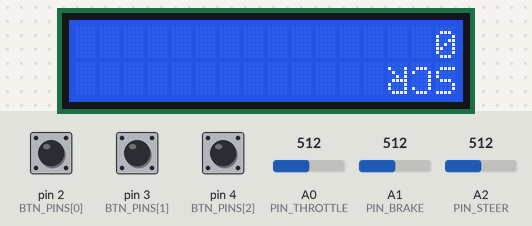
Simulated run of this sketch. Board: Arduino Uno, built with avr-gcc and run on an emulated ATmega328P. Shown: 16×2 character LCD. The test bench sets the inputs (shaded band); at power-on: pin 2 (BTN_PINS[0]) HIGH, A2 (PIN_STEER) = 512, A0 (PIN_THROTTLE) = 512, pin 3 (BTN_PINS[1]) HIGH, pin 4 (BTN_PINS[2]) HIGH, A1 (PIN_BRAKE) = 512. What the sketch prints to the serial monitor is not drawn.

Above: at 3.6 s.
3.7 s: pin 2 (BTN_PINS[0]) pulled LOW for 0.15 s
At 4.2 s:
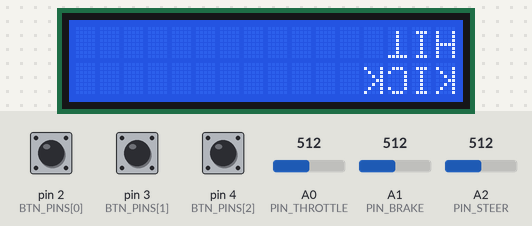
6.8 s: A2 (PIN_STEER) set to 716
At 8.5 s:
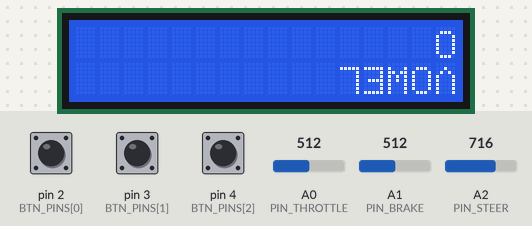
9.8 s: A0 (PIN_THROTTLE) set to 875
At 12.7 s:
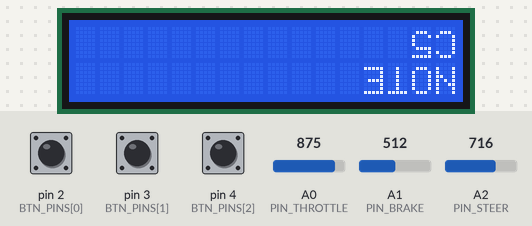
12.8 s: A0 (PIN_THROTTLE) set to 897
15.4 s: pin 3 (BTN_PINS[1]) pulled LOW for 0.15 s
At 15.9 s:
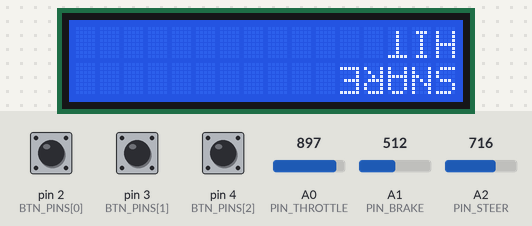
18.5 s: pin 4 (BTN_PINS[2]) pulled LOW for 0.15 s
At 19.0 s:
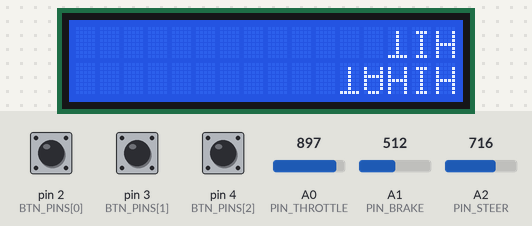
Timing chart, 0 to 21.5 s (numbered marks = the images above; inputs shaded):
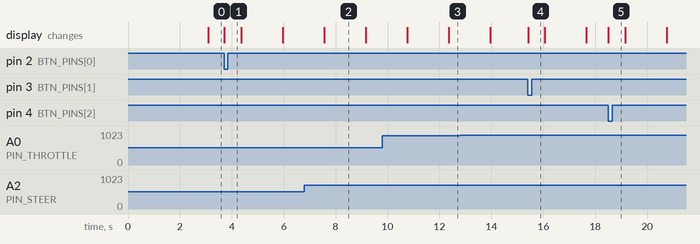

Measured:
- after the input at 3.7 s, the display: changes at once (image 1)
- after the input at 6.8 s, the display: changes after 0.76 s (image 2)
- after the input at 15.4 s, the display: changes at once (image 4)
- after the input at 18.5 s, the display: changes at once (image 5)
- what the display in image 2 shows lasts 1.6 s, from 7.6 s to 9.2 s

The sketch:

uno_controller.ino
```cpp
/*
 * RhythmRide — Arduino Uno Controller (with 180°-rotated LCD)
 * ===========================================================
 * LCD physically mounted upside-down. A runtime font engine rotates every
 * glyph 180° via math (no per-char hardcoding). Each screen is kept to
 * <=8 distinct characters so it always fits the HD44780's 8 CGRAM slots.
 *
 * PINS:
 *   A0 throttle pot wiper   A1 brake pot wiper   A2 steer pot wiper
 *   D2 button0 KICK   D3 button1 SNARE   D4 button2 HIHAT  (other leg → GND)
 *   LCD: RS→D5  EN→D6  D4→A3  D5→D8  D6→D9  D7→D13
 *        LCD 1 GND→GND, 2 VCC→5V, 3 V0→contrast pot, 5 RW→GND,
 *        15 A→5V, 16 K→GND.  Pins 7-10 unconnected.
 *
 * SENDS (115200 baud, JSON lines):
 *   {"t":"throttle","v":..} {"t":"brake","v":..} {"t":"steer","v":..}
 *   {"t":"btn","i":0-2,"s":1/0}
 * RECEIVES: {"t":"bpm","v":N} {"t":"score","v":N}
 *
 * Library: LiquidCrystal (built into Arduino IDE).
 */

#include <LiquidCrystal.h>
#include <avr/pgmspace.h>

LiquidCrystal lcd(5, 6, A3, 8, 9, 13);

// ── 5x7 font, column-major, bit0=top. ASCII 0x20..0x5A ───────────────────────
const byte FONT[] PROGMEM = {
  0x00,0x00,0x00,0x00,0x00, 0x00,0x00,0x5F,0x00,0x00, 0x00,0x07,0x00,0x07,0x00,
  0x14,0x7F,0x14,0x7F,0x14, 0x24,0x2A,0x7F,0x2A,0x12, 0x23,0x13,0x08,0x64,0x62,
  0x36,0x49,0x55,0x22,0x50, 0x00,0x05,0x03,0x00,0x00, 0x00,0x1C,0x22,0x41,0x00,
  0x00,0x41,0x22,0x1C,0x00, 0x14,0x08,0x3E,0x08,0x14, 0x08,0x08,0x3E,0x08,0x08,
  0x00,0x50,0x30,0x00,0x00, 0x08,0x08,0x08,0x08,0x08, 0x00,0x60,0x60,0x00,0x00,
  0x20,0x10,0x08,0x04,0x02, 0x3E,0x51,0x49,0x45,0x3E, 0x00,0x42,0x7F,0x40,0x00,
  0x42,0x61,0x51,0x49,0x46, 0x21,0x41,0x45,0x4B,0x31, 0x18,0x14,0x12,0x7F,0x10,
  0x27,0x45,0x45,0x45,0x39, 0x3C,0x4A,0x49,0x49,0x30, 0x01,0x71,0x09,0x05,0x03,
  0x36,0x49,0x49,0x49,0x36, 0x06,0x49,0x49,0x29,0x1E, 0x00,0x36,0x36,0x00,0x00,
  0x00,0x56,0x36,0x00,0x00, 0x08,0x14,0x22,0x41,0x00, 0x14,0x14,0x14,0x14,0x14,
  0x00,0x41,0x22,0x14,0x08, 0x02,0x01,0x51,0x09,0x06, 0x32,0x49,0x79,0x41,0x3E,
  0x7E,0x11,0x11,0x11,0x7E, 0x7F,0x49,0x49,0x49,0x36, 0x3E,0x41,0x41,0x41,0x22,
  0x7F,0x41,0x41,0x22,0x1C, 0x7F,0x49,0x49,0x49,0x41, 0x7F,0x09,0x09,0x09,0x01,
  0x3E,0x41,0x49,0x49,0x7A, 0x7F,0x08,0x08,0x08,0x7F, 0x00,0x41,0x7F,0x41,0x00,
  0x20,0x40,0x41,0x3F,0x01, 0x7F,0x08,0x14,0x22,0x41, 0x7F,0x40,0x40,0x40,0x40,
  0x7F,0x02,0x0C,0x02,0x7F, 0x7F,0x04,0x08,0x10,0x7F, 0x3E,0x41,0x41,0x41,0x3E,
  0x7F,0x09,0x09,0x09,0x06, 0x3E,0x41,0x51,0x21,0x5E, 0x7F,0x09,0x19,0x29,0x46,
  0x46,0x49,0x49,0x49,0x31, 0x01,0x01,0x7F,0x01,0x01, 0x3F,0x40,0x40,0x40,0x3F,
  0x1F,0x20,0x40,0x20,0x1F, 0x7F,0x20,0x18,0x20,0x7F, 0x63,0x14,0x08,0x14,0x63,
  0x07,0x08,0x70,0x08,0x07, 0x61,0x51,0x49,0x45,0x43
};

byte hmirror5(byte x){ byte r=0; for(byte c=0;c<5;c++) if((x>>c)&1) r|=(1<<(4-c)); return r; }

void buildRotated(char c, byte out[8]){
  if(c>='a'&&c<='z') c-=32;
  if(c<0x20||c>0x5A){ for(byte i=0;i<8;i++) out[i]=0; return; }
  const byte* f=&FONT[(c-0x20)*5];
  byte tmp[8];
  for(byte r=0;r<7;r++){ byte row=0;
    for(byte col=0;col<5;col++) if((pgm_read_byte(&f[col])>>r)&1) row|=(1<<(4-col));
    tmp[r]=row; }
  tmp[7]=0;
  for(byte r=0;r<8;r++) out[r]=hmirror5(tmp[7-r]);
}

byte glyphs[8][8]; byte glyphCount;
int findOrAddGlyph(byte g[8]){
  for(byte s=0;s<glyphCount;s++){ bool same=true;
    for(byte i=0;i<8;i++) if(glyphs[s][i]!=g[i]){ same=false; break; }
    if(same) return s; }
  if(glyphCount>=8) return -1;
  for(byte i=0;i<8;i++) glyphs[glyphCount][i]=g[i];
  return glyphCount++;
}

void renderFlipped(const char* line0, const char* line1){
  glyphCount=0;
  char phys[2][16]; const char* L[2]={line0,line1};
  for(byte lr=0;lr<2;lr++){
    char buf[17]="                ";
    byte n=strlen(L[lr]); if(n>16)n=16; memcpy(buf,L[lr],n);
    byte pr=1-lr;
    for(byte i=0;i<16;i++) phys[pr][i]=buf[15-i];
  }
  byte slotOf[2][16];
  for(byte r=0;r<2;r++) for(byte c=0;c<16;c++){
    char ch=phys[r][c];
    if(ch==' '){ slotOf[r][c]=255; continue; }
    byte g[8]; buildRotated(ch,g);
    int s=findOrAddGlyph(g); slotOf[r][c]=(s<0)?255:s;
  }
  for(byte s=0;s<glyphCount;s++) lcd.createChar(s,glyphs[s]);
  for(byte r=0;r<2;r++){ lcd.setCursor(0,r);
    for(byte c=0;c<16;c++){ byte s=slotOf[r][c]; if(s==255) lcd.write(' '); else lcd.write(s); }
  }
}

// ── Pins / tuning ─────────────────────────────────────────────────────────────
#define PIN_THROTTLE A0
#define PIN_BRAKE    A1
#define PIN_STEER    A2
const int BTN_N=3;
const int BTN_PINS[BTN_N]={2,3,4};
const char* BTN_NAMES[BTN_N]={"KICK","SNARE","HIHAT"};
const float EMA=0.15f, DELTA_T=0.015f, DELTA_B=0.004f, DELTA_S=0.004f;
const unsigned long POT_MS=40, SCREEN_MS=1600, FLASH_MS=650;

float thS=0,brS=0,stS=0, lT=-1,lB=-1,lS=-1;
int lastBtn[BTN_N];
unsigned long lastPot=0, lastScreen=0, flashUntil=0;
int remoteBpm=120, remoteScore=0;
byte screenIdx=0;

const char* NOTES[]={"C2","E2","G2","A2","C3","E3","G3","A3","C4","E4","G4","A4","C5","E5","G5","A5"};
const char* VOWELS[]={"A","E","I","O","U"};

void sendValue(const char* type, float v){
  char num[8]; dtostrf(v,4,2,num); char* p=num; while(*p==' ')p++;
  Serial.print("{\"t\":\""); Serial.print(type);
  Serial.print("\",\"v\":"); Serial.print(p); Serial.println("}");
}
void sendBtn(int i,int s){
  Serial.print("{\"t\":\"btn\",\"i\":"); Serial.print(i);
  Serial.print(",\"s\":"); Serial.print(s); Serial.println("}");
}

// ── Build current screen (each kept <=8 distinct chars) ──────────────────────
const byte NSCREENS=4;
void drawScreen(){
  char l0[17], l1[17];
  switch(screenIdx){
    case 0: snprintf(l0,17,"BPM");   snprintf(l1,17,"%d",remoteBpm);   break; // B,P,M+digits
    case 1: snprintf(l0,17,"SCR");   snprintf(l1,17,"%d",remoteScore); break; // S,C,R+digits
    case 2: { int ni=constrain((int)(thS*15.0f),0,15);
              snprintf(l0,17,"NOTE"); snprintf(l1,17,"%s",NOTES[ni]);  break; } // N,O,T,E+2
    default:{ int vi=constrain((int)(lS*5.0f),0,4);
              snprintf(l0,17,"VOWEL"); snprintf(l1,17,"%s",VOWELS[vi]);break; } // V,O,W,E,L+1
  }
  renderFlipped(l0,l1);
}

void parseIncoming(char* buf){
  if(strstr(buf,"\"bpm\"")){ char* p=strstr(buf,"\"v\":"); if(p) remoteBpm=atoi(p+4); }
  else if(strstr(buf,"\"score\"")){ char* p=strstr(buf,"\"v\":"); if(p) remoteScore=atoi(p+4); }
}

bool flashActive=false;

void setup(){
  Serial.begin(115200);
  lcd.begin(16,2);
  renderFlipped("RHYTHM","RIDE");   // R,H,Y,T,M,I,D,E = 8 distinct, fits
  for(int i=0;i<BTN_N;i++){ pinMode(BTN_PINS[i],INPUT_PULLUP); lastBtn[i]=HIGH; }
  Serial.println("{\"t\":\"hello\",\"role\":\"uno\"}");
  delay(1400);                       // hold boot splash
  lastScreen=millis();
}

static char rxBuf[128]; static byte rxLen=0;
void drainSerial(){
  while(Serial.available()){ char c=Serial.read();
    if(c=='\n'){ rxBuf[rxLen]='\0'; if(rxLen>0) parseIncoming(rxBuf); rxLen=0; }
    else if(rxLen<127) rxBuf[rxLen++]=c; }
}

void loop(){
  unsigned long now=millis();

  if(now-lastPot>=POT_MS){ lastPot=now;
    float t=EMA*(analogRead(PIN_THROTTLE)/1023.0f)+(1-EMA)*thS;
    float b=EMA*(analogRead(PIN_BRAKE)   /1023.0f)+(1-EMA)*brS;
    float s=EMA*(analogRead(PIN_STEER)   /1023.0f)+(1-EMA)*stS;
    thS=t; brS=b; stS=s;
    if(fabsf(t-lT)>=DELTA_T){ sendValue("throttle",t); lT=t; }
    if(fabsf(b-lB)>=DELTA_B){ sendValue("brake",   b); lB=b; }
    if(fabsf(s-lS)>=DELTA_S){ sendValue("steer",   s); lS=s; }
  }

  for(int i=0;i<BTN_N;i++){
    int st=digitalRead(BTN_PINS[i]);
    if(st!=lastBtn[i]){ lastBtn[i]=st; sendBtn(i, st==LOW?1:0);
      if(st==LOW){ renderFlipped(BTN_NAMES[i],"HIT"); flashUntil=now+FLASH_MS; flashActive=true; }
    }
  }

  // Flash ended → resume on next screen
  if(flashActive && now>=flashUntil){ flashActive=false; lastScreen=now; drawScreen(); }

  // Cycle screens when not flashing
  if(!flashActive && now-lastScreen>=SCREEN_MS){
    lastScreen=now; screenIdx=(screenIdx+1)%NSCREENS; drawScreen();
  }

  drainSerial();
}
```
